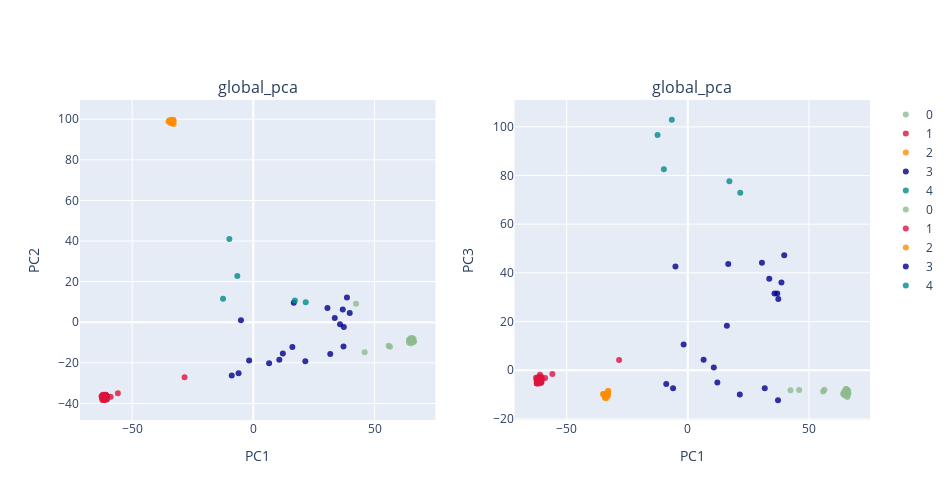

The notebook cell this image was saved under:
### Code cell
###
plot_global_pca(feats,label_select,PCA_color_ref,title= 'global_pca',height= 500,width= 950)

### Figure 1 — Plotly figure (JSON) as saved in the notebook; plotly's stock layout.template omitted (floating-point values rounded to 4 significant figures)
{"data": [{"marker": {"color": "darkseagreen", "line": {"width": 0}, "opacity": 0.8, "size": 6, "symbol": "circle"}, "mode": "markers", "name": "0", "type": "scatter", "x": [65.57, 65.76, 65.24, 64.88, 64.78, 64.74, 65.84, 65.72, 65.86, 65.27, 65.02, 66.0, 66.05, 64.23, 64.95, 66.06, 65.21, 65.58, 65.48, 65.57, 65.26, 65.42, 65.94, 66.29, 65.21, 65.65, 65.23, 65.09, 64.17, 65.3, 65.48, 66.1, 65.04, 65.3, 66.1, 65.52, 64.95, 64.42, 65.41, 65.91, 56.37, 55.81, 45.94, 42.36], "xaxis": "x", "y": [-9.962, -9.034, -9.598, -9.822, -9.069, -7.992, -9.504, -8.984, -9.563, -8.957, -9.345, -9.582, -9.435, -8.723, -9.12, -9.235, -9.568, -8.481, -9.699, -8.905, -9.293, -9.03, -9.267, -9.379, -8.899, -9.805, -7.856, -9.096, -10.03, -9.556, -7.702, -8.077, -9.34, -10.0, -9.707, -8.619, -10.39, -8.779, -8.979, -8.706, -12.03, -11.63, -14.84, 9.151], "yaxis": "y"}, {"marker": {"color": "crimson", "line": {"width": 0}, "opacity": 0.8, "size": 6, "symbol": "circle"}, "mode": "markers", "name": "1", "type": "scatter", "x": [-60.9, -62.0, -60.86, -61.78, -60.75, -60.35, -61.43, -61.43, -61.2, -62.35, -60.69, -61.07, -62.64, -61.36, -61.04, -61.18, -60.37, -60.6, -62.23, -60.49, -60.58, -61.5, -61.26, -62.02, -62.43, -62.11, -60.96, -60.63, -61.71, -61.32, -62.28, -62.2, -58.88, -61.17, -60.25, -61.46, -61.86, -61.4, -61.4, -62.05, -28.37, -55.9], "xaxis": "x", "y": [-35.91, -36.27, -35.66, -37.04, -36.13, -37.97, -36.65, -37.02, -36.54, -37.04, -38.07, -36.2, -36.38, -37.58, -36.63, -35.73, -36.46, -37.2, -38.25, -36.46, -36.22, -36.52, -36.14, -37.12, -37.18, -35.71, -36.31, -36.16, -36.35, -38.42, -37.64, -36.71, -36.72, -36.77, -36.73, -36.44, -38.29, -37.1, -36.62, -35.96, -27.07, -34.99], "yaxis": "y"}, {"marker": {"color": "darkorange", "line": {"width": 0}, "opacity": 0.8, "size": 6, "symbol": "circle"}, "mode": "markers", "name": "2", "type": "scatter", "x": [-33.02, -33.31, -32.9, -34.14, -33.33, -33.33, -34.23, -32.87, -33.94, -33.11, -34.83, -33.67, -33.25, -33.65, -34.96, -33.16, -33.44, -34.69, -32.99, -33.93], "xaxis": "x", "y": [99.71, 98.64, 99.07, 98.83, 99.24, 98.48, 98.11, 97.67, 98.82, 99.11, 98.99, 98.27, 99.21, 98.04, 98.85, 98.89, 98.29, 99.38, 99.28, 99.74], "yaxis": "y"}, {"marker": {"color": "darkblue", "line": {"width": 0}, "opacity": 0.8, "size": 6, "symbol": "circle"}, "mode": "markers", "name": "3", "type": "scatter", "x": [-5.109, 30.58, -8.91, -1.736, 12.18, 33.61, 38.63, 37.33, 16.11, 10.72, 6.505, 16.69, 39.78, 35.77, 37.21, -6.083, 36.9, 31.74, 21.45], "xaxis": "x", "y": [0.9833, 7.074, -26.18, -18.85, -15.35, 2.13, 12.18, -2.298, -12.22, -18.44, -20.15, 9.562, 4.568, -1.001, -12.0, -25.13, 6.221, -15.59, -19.19], "yaxis": "y"}, {"marker": {"color": "darkcyan", "line": {"width": 0}, "opacity": 0.8, "size": 6, "symbol": "circle"}, "mode": "markers", "name": "4", "type": "scatter", "x": [-6.613, -9.891, -12.49, 21.62, 17.14], "xaxis": "x", "y": [22.75, 40.96, 11.6, 9.876, 10.69], "yaxis": "y"}, {"marker": {"color": "darkseagreen", "line": {"width": 0}, "opacity": 0.8, "size": 6, "symbol": "circle"}, "mode": "markers", "name": "0", "type": "scatter", "x": [65.57, 65.76, 65.24, 64.88, 64.78, 64.74, 65.84, 65.72, 65.86, 65.27, 65.02, 66.0, 66.05, 64.23, 64.95, 66.06, 65.21, 65.58, 65.48, 65.57, 65.26, 65.42, 65.94, 66.29, 65.21, 65.65, 65.23, 65.09, 64.17, 65.3, 65.48, 66.1, 65.04, 65.3, 66.1, 65.52, 64.95, 64.42, 65.41, 65.91, 56.37, 55.81, 45.94, 42.36], "xaxis": "x2", "y": [-9.881, -9.046, -8.905, -9.043, -10.28, -8.592, -11.04, -8.315, -9.688, -9.854, -9.346, -8.688, -8.745, -9.442, -9.254, -8.906, -10.4, -9.363, -9.798, -9.962, -8.052, -7.843, -10.35, -9.409, -10.34, -9.891, -7.739, -8.791, -9.914, -9.213, -7.863, -8.388, -8.859, -9.732, -9.207, -9.939, -9.908, -9.416, -8.299, -9.761, -8.011, -8.706, -8.115, -8.291], "yaxis": "y2"}, {"marker": {"color": "crimson", "line": {"width": 0}, "opacity": 0.8, "size": 6, "symbol": "circle"}, "mode": "markers", "name": "1", "type": "scatter", "x": [-60.9, -62.0, -60.86, -61.78, -60.75, -60.35, -61.43, -61.43, -61.2, -62.35, -60.69, -61.07, -62.64, -61.36, -61.04, -61.18, -60.37, -60.6, -62.23, -60.49, -60.58, -61.5, -61.26, -62.02, -62.43, -62.11, -60.96, -60.63, -61.71, -61.32, -62.28, -62.2, -58.88, -61.17, -60.25, -61.46, -61.86, -61.4, -61.4, -62.05, -28.37, -55.9], "xaxis": "x2", "y": [-4.831, -4.757, -4.221, -2.978, -2.757, -4.87, -3.831, -5.475, -4.045, -5.499, -4.609, -4.106, -3.129, -3.949, -1.86, -4.531, -3.828, -5.275, -3.888, -2.729, -3.33, -4.429, -3.975, -4.393, -4.282, -4.297, -3.664, -3.474, -3.959, -3.951, -5.322, -5.409, -3.197, -2.889, -3.757, -2.866, -3.971, -4.01, -4.583, -3.09, 4.193, -1.527], "yaxis": "y2"}, {"marker": {"color": "darkorange", "line": {"width": 0}, "opacity": 0.8, "size": 6, "symbol": "circle"}, "mode": "markers", "name": "2", "type": "scatter", "x": [-33.02, -33.31, -32.9, -34.14, -33.33, -33.33, -34.23, -32.87, -33.94, -33.11, -34.83, -33.67, -33.25, -33.65, -34.96, -33.16, -33.44, -34.69, -32.99, -33.93], "xaxis": "x2", "y": [-9.759, -10.42, -8.894, -10.83, -9.385, -10.16, -11.37, -8.403, -9.747, -10.72, -9.928, -11.48, -9.942, -9.722, -9.808, -9.975, -9.711, -10.03, -10.02, -10.27], "yaxis": "y2"}, {"marker": {"color": "darkblue", "line": {"width": 0}, "opacity": 0.8, "size": 6, "symbol": "circle"}, "mode": "markers", "name": "3", "type": "scatter", "x": [-5.109, 30.58, -8.91, -1.736, 12.18, 33.61, 38.63, 37.33, 16.11, 10.72, 6.505, 16.69, 39.78, 35.77, 37.21, -6.083, 36.9, 31.74, 21.45], "xaxis": "x2", "y": [42.6, 44.15, -5.686, 10.6, -5.066, 37.56, 36.03, 29.24, 18.27, 1.093, 4.333, 43.67, 47.2, 31.47, -12.35, -7.463, 31.49, -7.377, -9.964], "yaxis": "y2"}, {"marker": {"color": "darkcyan", "line": {"width": 0}, "opacity": 0.8, "size": 6, "symbol": "circle"}, "mode": "markers", "name": "4", "type": "scatter", "x": [-6.613, -9.891, -12.49, 21.62, 17.14], "xaxis": "x2", "y": [102.9, 82.6, 96.63, 72.9, 77.66], "yaxis": "y2"}], "layout": {"annotations": [{"font": {"size": 16}, "showarrow": false, "text": "global_pca", "x": 0.225, "xanchor": "center", "xref": "paper", "y": 1, "yanchor": "bottom", "yref": "paper"}, {"font": {"size": 16}, "showarrow": false, "text": "global_pca", "x": 0.775, "xanchor": "center", "xref": "paper", "y": 1, "yanchor": "bottom", "yref": "paper"}], "height": 500, "width": 950, "xaxis": {"anchor": "y", "domain": [0, 0.45], "title": {"text": "PC1"}}, "xaxis2": {"anchor": "y2", "domain": [0.55, 1], "title": {"text": "PC1"}}, "yaxis": {"anchor": "x", "domain": [0, 1], "title": {"text": "PC2"}}, "yaxis2": {"anchor": "x2", "domain": [0, 1], "title": {"text": "PC3"}}}}
